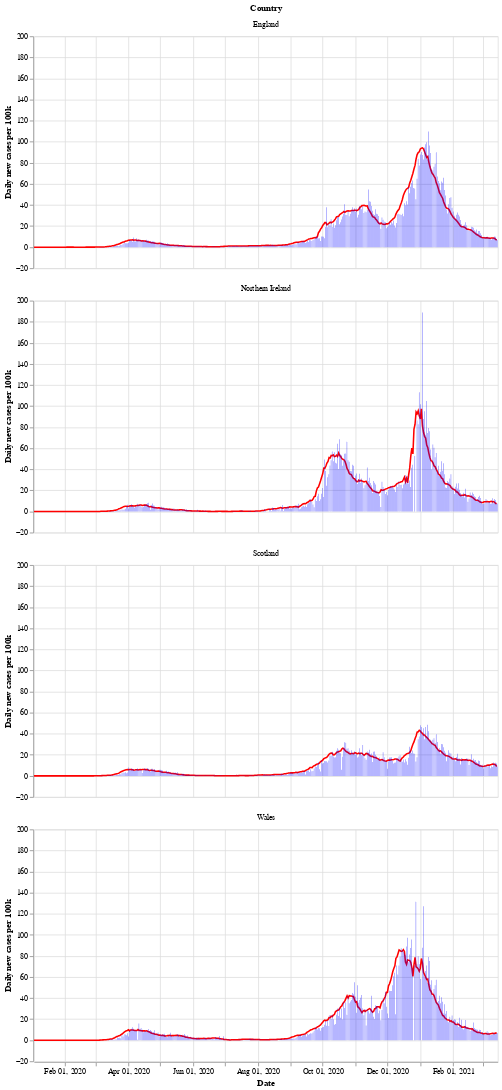

This figure's notebook cell:
### Markdown cell above
Next is a bar chart of the number of new cases in each country (per 100k population), with the 7 day moving average of cases. Again we see that Wales saw a longer period of raising and falling cases compared to the other countries.

After a period of cases falling, each nation is now seeing a rise in the number of cases - especially in Wales.

### Code cell
# collapse
bars = alt.Chart(uk_cases).mark_bar().encode(
    x=alt.X("yearmonthdate(date):T", axis=alt.Axis(title='Date')),
    y=alt.Y("newCasesRate:Q", axis=alt.Axis(title='Daily new cases per 100k')),
    tooltip='newCasesRate',
    color=alt.condition(
        alt.datum.dailyChange > 0,
        alt.value("orange"),  # The positive color
        alt.value("blue")  # The negative color
    )
).properties(title='New cases per 100k population with rolling 7 day average', width=600).interactive()
line = alt.Chart(uk_cases).mark_line(
    color='red',
    size=2,
).transform_window(
    rolling_mean='mean(newCasesRate)',
    frame=[0, 7],
    groupby=['areaName']
).encode(
    x='yearmonthdate(date):T',
    y='rolling_mean:Q'
)
alt.layer(line, bars, data=uk_cases).facet(alt.Row('areaName', title='Country'), columns=1)

### Figure 1 — Vega-Lite specification as saved in the notebook (floating-point values rounded to 4 significant figures; data arrays with more than 128 entries replaced by an {"elided": "..."} marker saying what was removed)
{"config": {"view": {"continuousWidth": 400, "continuousHeight": 300}}, "data": {"name": "data-faf41a6c4c3b902d625d1edc53a78e11"}, "facet": {"type": "nominal", "field": "areaName", "title": "Country"}, "spec": {"layer": [{"mark": {"type": "line", "color": "red", "size": 2}, "encoding": {"x": {"type": "temporal", "field": "date", "timeUnit": "yearmonthdate"}, "y": {"type": "quantitative", "field": "rolling_mean"}}, "transform": [{"window": [{"op": "mean", "field": "newCasesRate", "as": "rolling_mean"}], "frame": [0, 7], "groupby": ["areaName"]}]}, {"mark": "bar", "encoding": {"color": {"condition": {"value": "orange", "test": "(datum.dailyChange > 0)"}, "value": "blue"}, "tooltip": {"type": "quantitative", "field": "newCasesRate"}, "x": {"type": "temporal", "axis": {"title": "Date"}, "field": "date", "timeUnit": "yearmonthdate"}, "y": {"type": "quantitative", "axis": {"title": "Daily new cases per 100k"}, "field": "newCasesRate"}}, "selection": {"selector002": {"type": "interval", "bind": "scales", "encodings": ["x", "y"]}}, "title": "New cases per 100k population with rolling 7 day average", "width": 600}]}, "columns": 1, "$schema": "https://vega.github.io/schema/vega-lite/v4.8.1.json", "datasets": {"data-faf41a6c4c3b902d625d1edc53a78e11": {"elided": "1748 records"}}}
